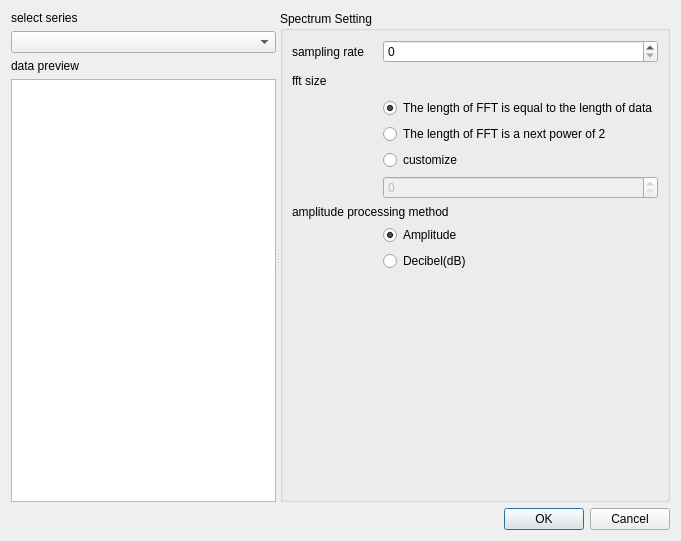
<?xml version="1.0" encoding="UTF-8"?>
<ui version="4.0">
 <class>DialogSpectrumSetting</class>
 <widget class="QDialog" name="DialogSpectrumSetting">
  <property name="geometry">
   <rect>
    <x>0</x>
    <y>0</y>
    <width>681</width>
    <height>541</height>
   </rect>
  </property>
  <property name="windowTitle">
   <string>Spectrum Setting</string>
  </property>
  <layout class="QVBoxLayout" name="verticalLayout_2">
   <item>
    <widget class="QSplitter" name="splitter">
     <property name="orientation">
      <enum>Qt::Horizontal</enum>
     </property>
     <widget class="QWidget" name="layoutWidget">
      <layout class="QVBoxLayout" name="verticalLayout">
       <item>
        <widget class="QLabel" name="label">
         <property name="text">
          <string>select series</string>
         </property>
        </widget>
       </item>
       <item>
        <widget class="DA::DADataManagerComboBox" name="comboBoxDataMgr"/>
       </item>
       <item>
        <widget class="QLabel" name="label_2">
         <property name="text">
          <string>data preview</string>
         </property>
        </widget>
       </item>
       <item>
        <widget class="QTableView" name="tableViewPreview"/>
       </item>
      </layout>
     </widget>
     <widget class="QGroupBox" name="groupBox">
      <property name="title">
       <string>Spectrum Setting</string>
      </property>
      <layout class="QGridLayout" name="gridLayout">
       <item row="0" column="0">
        <widget class="QLabel" name="label_3">
         <property name="text">
          <string>sampling rate</string>
         </property>
        </widget>
       </item>
       <item row="0" column="1">
        <widget class="QDoubleSpinBox" name="doubleSpinBoxFs">
         <property name="decimals">
          <number>0</number>
         </property>
         <property name="maximum">
          <double>100000000000000003502199685943161173046080317798311825604870144.000000000000000</double>
         </property>
         <property name="singleStep">
          <double>32.000000000000000</double>
         </property>
        </widget>
       </item>
       <item row="8" column="1">
        <widget class="QRadioButton" name="radioButtonDB">
         <property name="text">
          <string>Decibel(dB)</string>
         </property>
         <attribute name="buttonGroup">
          <string notr="true">buttonGroupAmplitudeWay</string>
         </attribute>
        </widget>
       </item>
       <item row="4" column="1">
        <widget class="QRadioButton" name="radioButtonFFTSizeCusmize">
         <property name="text">
          <string>customize</string>
         </property>
         <attribute name="buttonGroup">
          <string notr="true">buttonGroupFFTSize</string>
         </attribute>
        </widget>
       </item>
       <item row="1" column="0" colspan="2">
        <layout class="QHBoxLayout" name="horizontalLayout">
         <item>
          <widget class="QLabel" name="label_4">
           <property name="text">
            <string>fft size</string>
           </property>
          </widget>
         </item>
         <item>
          <widget class="QToolButton" name="toolButtonAboutFFTSize">
           <property name="toolTip">
            <string>1.Cropping or Zero-Padding Input:
When the FFT length is shorter than the input waveform length, cropping the input can reduce the amount of data the FFT needs to process, thereby improving computational speed. However, doing so may lose some information in the waveform.
When the FFT length is longer than the input waveform length, zero-padding is used to increase the number of data points. This usually doesn't increase spectral resolution (because no actual signal information is added), but it can make the spectrum appear smoother and may help identify peaks more clearly during graphical presentation.

2.Controlling Frequency Resolution:
FFT converts signals from the time domain to the frequency domain, resulting in a series of complex numbers representing different frequency components. The modulus of these complex numbers indicates the amplitude of that frequency component, while the argument represents the phase.
The FFT length (i.e., the number of points n) determines the number of frequency components. A longer FFT will produce more frequency components, providing finer frequency resolution. However, it's important to note that increasing the FFT length doesn't necessarily increase the accuracy or information content of the spectrum; it just distributes the existing spectral information across more points.

3.Performance Optimization:
Many FFT libraries (such as FFTW, KissFFT, etc.) are optimized for FFTs of specific lengths, especially when the length is a power of 2. In these cases, the FFT algorithm can utilize divide-and-conquer strategies (such as the Cooley-Tukey FFT algorithm) to compute the transformation more efficiently.

4.Avoiding Spectral Leakage:
If the signal contains periodic components (such as sine waves), and the FFT length happens to be an integer multiple of that period, the FFT result will produce a sharp peak at that frequency, while values at other frequencies will be close to zero. This helps to identify and measure periodic components in the signal more accurately.
If the FFT length is not an integer multiple of the signal period, it can lead to spectral leakage, where the signal's energy leaks into other frequencies, making spectral analysis difficult. Choosing an appropriate FFT length (especially one that matches the signal period) can reduce this leakage.

5.Saving Computational Resources:
In some application scenarios, very high frequency resolution may not be required. In these cases, using a shorter FFT can save computation time and resources while still providing sufficient information to meet the needs.</string>
           </property>
           <property name="text">
            <string/>
           </property>
           <property name="icon">
            <iconset resource="../resource.qrc">
             <normaloff>:/DataAnalysis/icons/icon/question.svg</normaloff>:/DataAnalysis/icons/icon/question.svg</iconset>
           </property>
           <property name="autoRaise">
            <bool>true</bool>
           </property>
          </widget>
         </item>
         <item>
          <spacer name="horizontalSpacer">
           <property name="orientation">
            <enum>Qt::Horizontal</enum>
           </property>
           <property name="sizeHint" stdset="0">
            <size>
             <width>40</width>
             <height>20</height>
            </size>
           </property>
          </spacer>
         </item>
        </layout>
       </item>
       <item row="3" column="1">
        <widget class="QRadioButton" name="radioButtonFFTSizePower2">
         <property name="text">
          <string>The length of FFT is a next power of 2</string>
         </property>
         <attribute name="buttonGroup">
          <string notr="true">buttonGroupFFTSize</string>
         </attribute>
        </widget>
       </item>
       <item row="5" column="1">
        <widget class="QDoubleSpinBox" name="doubleSpinBoxFFTSize">
         <property name="enabled">
          <bool>false</bool>
         </property>
         <property name="decimals">
          <number>0</number>
         </property>
         <property name="maximum">
          <double>1000000000000000057857959942726969827393378689175040438172647424.000000000000000</double>
         </property>
         <property name="singleStep">
          <double>64.000000000000000</double>
         </property>
        </widget>
       </item>
       <item row="2" column="1">
        <widget class="QRadioButton" name="radioButtonFFTSizeEqual">
         <property name="text">
          <string>The length of FFT is equal to the length of data</string>
         </property>
         <property name="checked">
          <bool>true</bool>
         </property>
         <attribute name="buttonGroup">
          <string notr="true">buttonGroupFFTSize</string>
         </attribute>
        </widget>
       </item>
       <item row="6" column="0" colspan="2">
        <widget class="QLabel" name="label_5">
         <property name="text">
          <string>amplitude processing method</string>
         </property>
        </widget>
       </item>
       <item row="7" column="1">
        <widget class="QRadioButton" name="radioButtonAmplitude">
         <property name="text">
          <string>Amplitude</string>
         </property>
         <property name="checked">
          <bool>true</bool>
         </property>
         <attribute name="buttonGroup">
          <string notr="true">buttonGroupAmplitudeWay</string>
         </attribute>
        </widget>
       </item>
       <item row="9" column="1">
        <spacer name="verticalSpacer">
         <property name="orientation">
          <enum>Qt::Vertical</enum>
         </property>
         <property name="sizeHint" stdset="0">
          <size>
           <width>20</width>
           <height>40</height>
          </size>
         </property>
        </spacer>
       </item>
      </layout>
     </widget>
    </widget>
   </item>
   <item>
    <widget class="QDialogButtonBox" name="buttonBox">
     <property name="standardButtons">
      <set>QDialogButtonBox::Cancel|QDialogButtonBox::Ok</set>
     </property>
    </widget>
   </item>
  </layout>
 </widget>
 <customwidgets>
  <customwidget>
   <class>DA::DADataManagerComboBox</class>
   <extends>QComboBox</extends>
   <header>DADataManagerComboBox.h</header>
  </customwidget>
 </customwidgets>
 <resources>
  <include location="../resource.qrc"/>
 </resources>
 <connections>
  <connection>
   <sender>radioButtonFFTSizeCusmize</sender>
   <signal>toggled(bool)</signal>
   <receiver>doubleSpinBoxFFTSize</receiver>
   <slot>setEnabled(bool)</slot>
   <hints>
    <hint type="sourcelabel">
     <x>661</x>
     <y>146</y>
    </hint>
    <hint type="destinationlabel">
     <x>661</x>
     <y>172</y>
    </hint>
   </hints>
  </connection>
  <connection>
   <sender>buttonBox</sender>
   <signal>rejected()</signal>
   <receiver>DialogSpectrumSetting</receiver>
   <slot>reject()</slot>
   <hints>
    <hint type="sourcelabel">
     <x>573</x>
     <y>524</y>
    </hint>
    <hint type="destinationlabel">
     <x>36</x>
     <y>538</y>
    </hint>
   </hints>
  </connection>
 </connections>
 <buttongroups>
  <buttongroup name="buttonGroupAmplitudeWay"/>
  <buttongroup name="buttonGroupFFTSize"/>
 </buttongroups>
</ui>
